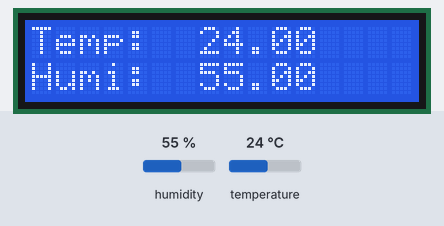
A sketch run on a simulated Arduino Uno, built with avr-gcc and run on an emulated ATmega328P. Shown: 16×2 character LCD. Inputs (shaded band) come from the test bench; at power-on: temperature 24 °C, humidity 55 %. What the sketch prints to the serial monitor is not drawn.

Above: at 1.2 s.
1.3 s: temperature set to 12 °C
At 3.5 s:
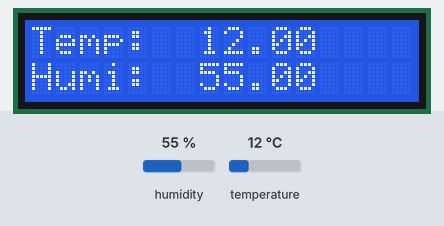
4.0 s: humidity set to 22 %
At 5.3 s:
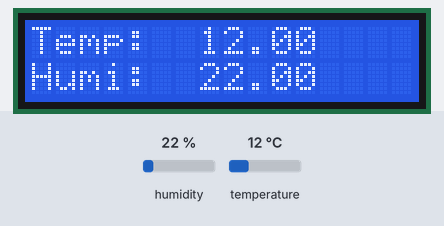
6.7 s: temperature set to 19 °C
At 9.1 s:
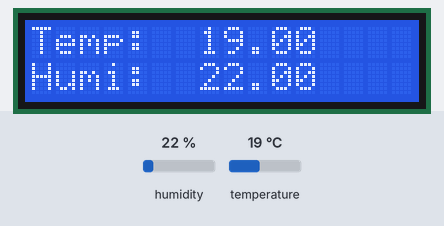
9.6 s: humidity set to 40 %
At 11.0 s:
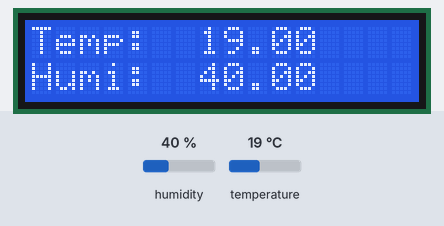
Timing chart, 0 to 12.6 s (numbered marks = the images above; inputs shaded):
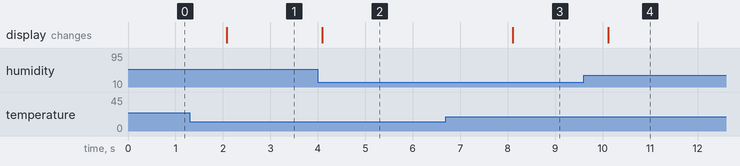

Measured:
- after the input at 1.3 s, the display: changes after 0.78 s (image 1)
- after the input at 4.0 s, the display: changes after 0.09 s (image 2)
- after the input at 6.7 s, the display: changes after 1.4 s (image 3)
- after the input at 9.6 s, the display: changes after 0.52 s (image 4)

The sketch:

DHT22_LCD_ARDUINO.ino
```cpp
#include <LiquidCrystal.h>

// initialize the library by associating any needed LCD interface pin
// with the arduino pin number it is connected to
const int rs = 7, en = 6, d4 = 5, d5 = 4, d6 = 3, d7 = 2;
LiquidCrystal lcd(rs, en, d4, d5, d6, d7);

#include "DHT.h"
#define DHTPIN 8
#define DHTTYPE DHT22
DHT dht(DHTPIN, DHTTYPE);
void setup() {
  // put your setup code here, to run once:
  Serial.begin(9600);
  Serial.println(F("DHTxx test!"));
  lcd.begin(16, 2);
  // Print a message to the LCD.
  dht.begin();
}

void loop() {
  // put your main code here, to run repeatedly:
  float h = dht.readHumidity();
  // Read temperature as Celsius (the default)
  float t = dht.readTemperature();
  // Read temperature as Fahrenheit (isFahrenheit = true)
  float f = dht.readTemperature(true);
  Serial.println(t);

  lcd.setCursor(0, 0);
  lcd.print("Temp: ");
  lcd.setCursor(7, 0);
  lcd.print(t);

  lcd.setCursor(0, 1);
  lcd.print("Humi: ");
  lcd.setCursor(7, 1);
  lcd.print(h);
  delay(2000);
}
```
